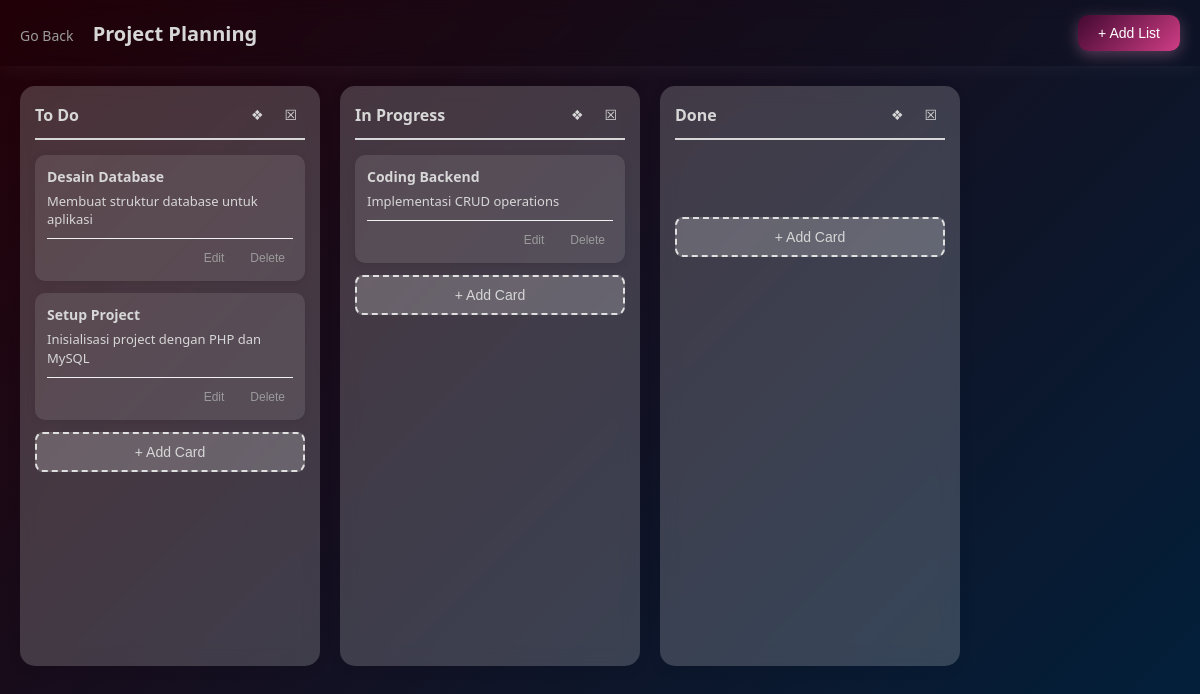
/board.php?id=1, run on the app's committed database.
### tables this page shows
CREATE TABLE IF NOT EXISTS boards (
    id INT AUTO_INCREMENT PRIMARY KEY,
    title VARCHAR(255) NOT NULL,
    description TEXT,
    color VARCHAR(7) DEFAULT '#FFB5E8',
    created_at TIMESTAMP DEFAULT CURRENT_TIMESTAMP,
    updated_at TIMESTAMP DEFAULT CURRENT_TIMESTAMP ON UPDATE CURRENT_TIMESTAMP
);

CREATE TABLE IF NOT EXISTS lists (
    id INT AUTO_INCREMENT PRIMARY KEY,
    board_id INT NOT NULL,
    title VARCHAR(255) NOT NULL,
    position INT DEFAULT 0,
    created_at TIMESTAMP DEFAULT CURRENT_TIMESTAMP,
    updated_at TIMESTAMP DEFAULT CURRENT_TIMESTAMP ON UPDATE CURRENT_TIMESTAMP,
    FOREIGN KEY (board_id) REFERENCES boards(id) ON DELETE CASCADE
);

CREATE TABLE IF NOT EXISTS cards (
    id INT AUTO_INCREMENT PRIMARY KEY,
    list_id INT NOT NULL,
    title VARCHAR(255) NOT NULL,
    description TEXT,
    image_path VARCHAR(255),
    position INT DEFAULT 0,
    created_at TIMESTAMP DEFAULT CURRENT_TIMESTAMP,
    updated_at TIMESTAMP DEFAULT CURRENT_TIMESTAMP ON UPDATE CURRENT_TIMESTAMP,
    FOREIGN KEY (list_id) REFERENCES lists(id) ON DELETE CASCADE
);

### models/Board.php (called while the page is built, shortened)
<?php
class Board {
    private $conn;
    private $table = "boards";
    public $id;
    public function __construct($db) {
        $this->conn = $db;
    }
    public function readOne() {
        $query = "SELECT * FROM " . $this->table . " WHERE id = :id LIMIT 1";
        $stmt = $this->conn->prepare($query);
        $stmt->bindParam(":id", $this->id);
        $stmt->execute();
        $row = $stmt->fetch(PDO::FETCH_ASSOC);
        return $row;
    }
}
?>

### models/ListModel.php (called while the page is built, shortened)
<?php
class ListModel {
    private $conn;
    private $table = "lists";
    public function __construct($db) {
        $this->conn = $db;
    }
    public function readByBoard($board_id) {
        $query = "SELECT * FROM " . $this->table . "
                  WHERE board_id = :board_id
                  ORDER BY position ASC";
        $stmt = $this->conn->prepare($query);
        $stmt->bindParam(":board_id", $board_id);
        $stmt->execute();
        return $stmt;
    }
}
?>

### models/Card.php (called while the page is built, shortened)
<?php
class Card {
    private $conn;
    private $table = "cards";
    public function __construct($db) {
        $this->conn = $db;
    }
    public function readByList($list_id) {
        $query = "SELECT * FROM " . $this->table . "
                  WHERE list_id = :list_id
                  ORDER BY position ASC";
        $stmt = $this->conn->prepare($query);
        $stmt->bindParam(":list_id", $list_id);
        $stmt->execute();
        return $stmt;
    }
}
?>

### board.php (the view, shortened to what this page needs)
<?php
require_once __DIR__ . '/models/Board.php';
require_once __DIR__ . '/models/ListModel.php';
require_once __DIR__ . '/models/Card.php';
$database = new Database();
$db = $database->getConnection();
$board_id = $_GET['id'];
$board = new Board($db);
$board->id = $board_id;
$boardData = $board->readOne();
$listModel = new ListModel($db);
$stmt = $listModel->readByBoard($board_id);
$lists = $stmt->fetchAll(PDO::FETCH_ASSOC);
$card = new Card($db);
?>
<!DOCTYPE html>
<html lang="id">
<head>
    <link rel="stylesheet" href="assets/css/style.css">
</head>
<body>
    <nav class="navbar">
        <div class="container">
            <div>
                <a href="index.php" class="back-link">Go Back</a>
                <h1 class="board-title"><?= htmlspecialchars($boardData['title']) ?></h1>
            </div>
            <button class="btn-primary" onclick="showCreateListModal()">+ Add List</button>
        </div>
    </nav>
    <div class="board-container">
        <div class="lists-wrapper">
            <?php foreach ($lists as $list): ?>
            <div class="list-column" data-list-id="<?= $list['id'] ?>">
                <div class="list-header">
                    <h3><?= htmlspecialchars($list['title']) ?></h3>
                    <div class="list-actions">
                        <button onclick="editList(<?= $list['id'] ?>, '<?= htmlspecialchars(addslashes($list['title'])) ?>')" class="btn-icon-small">❖</button>
                        <button onclick="deleteList(<?= $list['id'] ?>)" class="btn-icon-small">☒</button>
                    </div>
                </div>
                <div class="cards-container">
                    <?php
                    $stmtCards = $card->readByList($list['id']);
                    $cards = $stmtCards->fetchAll(PDO::FETCH_ASSOC);
                    foreach ($cards as $c):
                    ?>
                    <div class="card" data-card-id="<?= $c['id'] ?>">
                        <h4 class="card-title"><?= htmlspecialchars($c['title']) ?></h4>
                        <?php if ($c['description']): ?>
                        <p class="card-description"><?= htmlspecialchars($c['description']) ?></p>
                        <?php endif; ?>
                        <div class="card-actions">
                            <button class="edit-card-btn btn-text"
                                data-card-id="<?= $c['id'] ?>"
                                data-list-id="<?= $list['id'] ?>"
                                data-title="<?= htmlspecialchars($c['title']) ?>"
                                data-description="<?= htmlspecialchars($c['description']) ?>"
                                data-image-path="<?= htmlspecialchars($c['image_path']) ?>">
                                Edit
                            </button>
                            <button onclick="deleteCard(<?= $c['id'] ?>)" class="btn-text danger">Delete</button>
                        </div>
                    </div>
                    <?php endforeach; ?>
                </div>
                <button class="btn-add-card" onclick="showCreateCardModal(<?= $list['id'] ?>)">+ Add Card</button>
            </div>
            <?php endforeach; ?>
        </div>
    </div>
</body>
</html>

### assets/css/style.css (style rules this page uses)
* { margin: 0; padding: 0; box-sizing: border-box; }
body { font-family: 'Segoe UI', Tahoma, Geneva, Verdana, sans-serif; background: linear-gradient(135deg, #240108 0%, #01213d 100%); min-height: 100vh; color: #d7d7d7; }
.container { max-width: 1200px; margin: 0 auto; padding: 0 20px; }
.navbar { background: rgba(0, 0, 0, 0.05); backdrop-filter: blur(10px); box-shadow: 0 2px 20px rgba(252, 252, 252, 0.05); padding: 15px 0; position: sticky; top: 0; z-index: 100; }
.navbar .container { display: flex; justify-content: space-between; align-items: center; }
.back-link { color: #9B9B9B; text-decoration: none; font-size: 14px; margin-right: 15px; transition: color 0.3s; }
.board-title { display: inline; font-size: 20px; color: #d7d7d7; }
.btn-primary { background: linear-gradient(135deg, #430931 0%, #cf3d86 100%); color: white; border: none; padding: 10px 20px; border-radius: 10px; cursor: pointer; font-size: 14px; font-weight: 500; transition: transform 0.2s, box-shadow 0.2s; box-shadow: 0 4px 15px rgba(255, 158, 206, 0.3); }
.btn-icon-small { all: unset; color: #d7d7d7; border: none; cursor: pointer; font-size: 14px; padding: 4px 8px; }
.btn-text { background: none; border: none; color: #9B9B9B; cursor: pointer; font-size: 12px; padding: 4px 8px; transition: color 0.2s; }
.btn-add-card { width: 100%; background: rgba(255, 255, 255, 0.205); border: 2px dashed #E0E0E0; color: #d7d7d7; padding: 10px; border-radius: 8px; cursor: pointer; font-size: 14px; transition: all 0.2s; }
.board-actions a, button { text-decoration: none; color:#ffffff; }
.board-container { padding: 20px; overflow-x: auto; }
.lists-wrapper { display: flex; gap: 20px; min-height: calc(100vh - 200px); padding-bottom: 20px; }
.list-column { min-width: 300px; max-width: 300px; background: rgba(255, 255, 255, 0.187); backdrop-filter: blur(10px); border-radius: 15px; padding: 15px; box-shadow: 0 4px 15px rgba(0, 0, 0, 0.05); }
.list-header { display: flex; justify-content: space-between; align-items: center; margin-bottom: 15px; padding-bottom: 10px; border-bottom: 2px solid #d7d7d7 }
.list-header h3 { font-size: 16px; color: #d7d7d7; font-weight: 600; }
.list-actions { display: flex; gap: 5px; }
.cards-container { display: flex; flex-direction: column; gap: 12px; margin-bottom: 12px; min-height: 50px; }
.card { background: rgba(255, 255, 255, 0.1); border-radius: 10px; padding: 12px; box-shadow: 0 2px 8px rgba(0, 0, 0, 0.08); transition: transform 0.2s, box-shadow 0.2s; cursor: pointer; }
.card-title { font-size: 14px; color: #d7d7d7; font-weight: 600; margin-bottom: 6px; }
.card-description { font-size: 13px; color: #d7d7d7; line-height: 1.4; margin-bottom: 10px; overflow-wrap: break-word; }
.card-actions { display: flex; justify-content: flex-end; gap: 10px; padding-top: 8px; border-top: 1px solid #F0F0F0; }

### data on the page
boards: title "Project Planning"
lists: title "To Do"
cards: title "Desain Database", description "Membuat struktur database untuk aplikasi"
cards: title "Setup Project", description "Inisialisasi project dengan PHP dan MySQL"
lists: title "In Progress"
cards: title "Coding Backend", description "Implementasi CRUD operations"
lists: title "Done"
